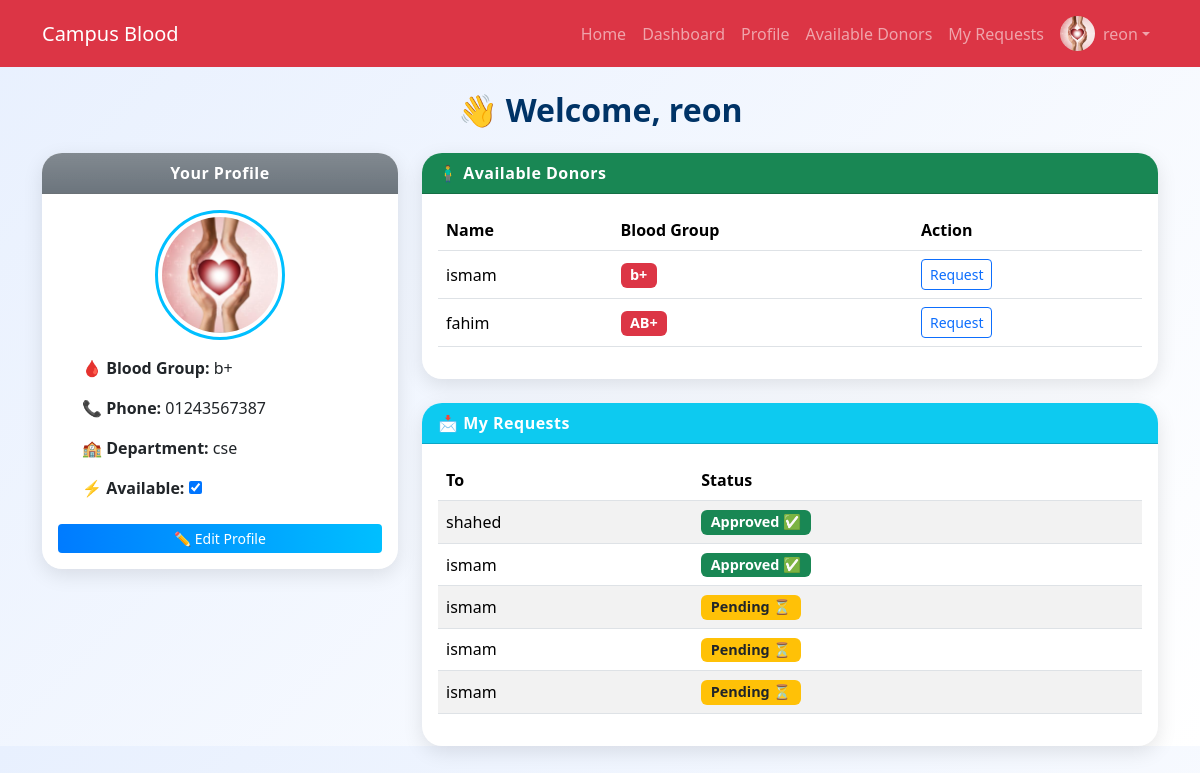
Screenshot of /dashboard/ (signed in) with the database file from the repository.
### blood/models.py (models this page shows, shortened)
class Donor(models.Model):
    user = models.OneToOneField(User, on_delete=models.CASCADE)
    blood_group = models.CharField(max_length=5)
    phone = models.CharField(max_length=15)
    department = models.CharField(max_length=100)
    available = models.BooleanField(default=True)
    last_donation_date = models.DateField(null=True, blank=True)
    donation_count = models.IntegerField(default=0)
    profile_pic = models.ImageField(upload_to='profile_pics/', null=True, blank=True)

class Request(models.Model):
    donor = models.ForeignKey(Donor, on_delete=models.CASCADE, related_name='requests')
    requester = models.ForeignKey(User, on_delete=models.CASCADE)
    reason = models.TextField(blank=True)
    date = models.DateTimeField(default=timezone.now)
    status = models.CharField(max_length=20, default="Pending")  # Pending / Approved / Rejected

### blood/views.py (the view)
# urls.py: path('dashboard/', views.dashboard, name='dashboard'),
@login_required
def dashboard(request):
    user = request.user
    try:
        donor_profile = Donor.objects.get(user=user)
    except Donor.DoesNotExist:
        donor_profile = None
    donors = Donor.objects.filter(available=True).exclude(user=user)
    my_requests = Request.objects.filter(requester=user) if 'Request' in globals() else []
    context = {
        'donor_profile': donor_profile,
        'donors': donors,
        'my_requests': my_requests,
    }
    return render(request, 'blood/dashboard.html', context)

### blood/templates/blood/dashboard.html (shortened to what this page needs)
{% extends 'blood/base.html' %}
{% block content %}
<h2 class="text-center mb-4">👋 Welcome, {{ request.user.username }}</h2>
<div class="row g-4">
    <div class="col-lg-4">
        <div class="card dashboard-card">
            <div class="card-header bg-gradient bg-secondary text-white text-center">Your Profile</div>
            <div class="card-body text-center">
                {% if donor_profile %}
                    <div class="mb-3">
                        {% if donor_profile.profile_pic %}
                            <img src="{{ donor_profile.profile_pic.url }}" class="rounded-circle img-thumbnail" style="width:130px; height:130px; object-fit:cover;">
                        {% else %}
                            <img src="https://via.placeholder.com/130" class="rounded-circle img-thumbnail" style="width:130px; height:130px; object-fit:cover;">
                        {% endif %}
                    </div>
                    <div class="text-start ps-4">
                        <p><strong>🩸 Blood Group:</strong> {{ donor_profile.blood_group }}</p>
                        <p><strong>📞 Phone:</strong> {{ donor_profile.phone }}</p>
                        <p><strong>🏫 Department:</strong> {{ donor_profile.department }}</p>
                        <p>
                            <strong>⚡ Available:</strong>
                            <input type="checkbox" id="availabilityToggle" {% if donor_profile.available %}checked{% endif %}>
                        </p>
                    </div>
                    <a href="{% url 'edit_profile' %}" class="btn btn-primary btn-sm mt-2 w-100">✏️ Edit Profile</a>
                {% else %}
                    <p>You don’t have a profile yet.</p>
                    <a href="{% url 'create_donor_profile' %}" class="btn btn-primary btn-sm">Create Profile</a>
                {% endif %}
            </div>
        </div>
    </div>
    <div class="col-lg-8">
        <div class="card dashboard-card">
            <div class="card-header bg-success text-white">🧍‍♂️ Available Donors</div>
            <div class="card-body">
                {% if donors %}
                <table class="table table-hover align-middle">
                    <thead>
                        <tr>
                            <th>Name</th>
                            <th>Blood Group</th>
                            <th>Action</th>
                        </tr>
                    </thead>
                    <tbody>
                        {% for donor in donors %}
                        <tr>
                            <td>{{ donor.user.username }}</td>
                            <td><span class="badge bg-danger">{{ donor.blood_group }}</span></td>
                            <td>
                                {% if donor != donor_profile %}
                                    <a href="{% url 'request_donor' donor.id %}" class="btn btn-sm btn-outline-primary">Request</a>
                                {% else %}
                                    <span class="text-muted">Your Profile</span>
                                {% endif %}
                            </td>
                        </tr>
                        {% endfor %}
                    </tbody>
                </table>
                {% else %}
                    <p class="text-center text-muted">No donors available currently.</p>
                {% endif %}
            </div>
        </div>
        <div class="card dashboard-card mt-4">
            <div class="card-header bg-info text-white">📩 My Requests</div>
            <div class="card-body">
                {% if my_requests %}
                <table class="table table-striped align-middle">
                    <thead>
                        <tr>
                            <th>To</th>
                            <th>Status</th>
                        </tr>
                    </thead>
                    <tbody>
                        {% for req in my_requests %}
                        <tr>
                            <td>{{ req.donor.user.username }}</td>
                            <td>
                                {% if req.status == 'Pending' %}
                                    <span class="badge bg-warning text-dark">Pending ⏳</span>
                                {% elif req.status == 'Approved' %}
                                    <span class="badge bg-success">Approved ✅</span>
                                {% else %}
                                    <span class="badge bg-danger">Declined ❌</span>
                                {% endif %}
                            </td>
                        </tr>
                        {% endfor %}
                    </tbody>
                </table>
                {% else %}
                    <p class="text-center text-muted">You haven’t made any requests yet.</p>
                {% endif %}
            </div>
        </div>
    </div>
</div>
{% endblock %}

### blood/templates/blood/base.html (shortened to what this page needs)
<!DOCTYPE html>
<html lang="en">
<head>
    <link href="https://cdn.jsdelivr.net/npm/bootstrap@5.3.2/dist/css/bootstrap.min.css" rel="stylesheet">
</head>
<body class="bg-light">
<nav class="navbar navbar-expand-lg navbar-dark bg-danger">
    <div class="container">
        <a class="navbar-brand" href="{% url 'dashboard' %}">Campus Blood</a>
        <div class="collapse navbar-collapse" id="navbarNav">
            <ul class="navbar-nav ms-auto align-items-center">
                <li class="nav-item"><a class="nav-link" href="{% url 'home' %}">Home</a></li>
                {% if user.is_authenticated %}
                    <li class="nav-item"><a class="nav-link" href="{% url 'dashboard' %}">Dashboard</a></li>
                    <li class="nav-item"><a class="nav-link" href="{% url 'profile' %}">Profile</a></li>
                    <li class="nav-item"><a class="nav-link" href="{% url 'donor_list' %}">Available Donors</a></li>
                    <li class="nav-item"><a class="nav-link" href="{% url 'donor_requests' %}">My Requests</a></li>
                    <li class="nav-item dropdown">
                        <a class="nav-link dropdown-toggle d-flex align-items-center" href="#" id="navbarDropdown" role="button" data-bs-toggle="dropdown" aria-expanded="false">
                            {% if user.donor.profile_pic %}
                                <img src="{{ user.donor.profile_pic.url }}" alt="Profile" class="navbar-profile-pic me-2">
                            {% else %}
                                <img src="https://via.placeholder.com/35" alt="Profile" class="navbar-profile-pic me-2">
                            {% endif %}
                            {{ user.username }}
                        </a>
                    </li>
                {% else %}
                    <li class="nav-item"><a class="nav-link" href="{% url 'login' %}">Login</a></li>
                    <li class="nav-item"><a class="nav-link" href="{% url 'register' %}">Register</a></li>
                {% endif %}
            </ul>
        </div>
    </div>
</nav>
<div class="container mt-4">
    {% block content %}{% endblock %}
</div>
</body>
</html>

### blood/templates/blood/base.html (style rules this page uses)
.navbar-profile-pic { width: 35px; height: 35px; object-fit: cover; border-radius: 50%; }

### blood/templates/blood/dashboard.html (style rules this page uses)
body { background: linear-gradient(135deg, #e8f0fe 0%, #ffffff 100%); }
.dashboard-card { border: none; border-radius: 20px; box-shadow: 0 6px 20px rgba(0, 0, 0, 0.1); backdrop-filter: blur(10px); transition: transform 0.3s ease, box-shadow 0.3s ease; }
.card-header { border-radius: 20px 20px 0 0 !important; font-weight: 600; letter-spacing: 0.5px; }
.table thead { background: #f7f7f7; }
.btn-primary { background: linear-gradient(90deg, #007bff, #00bfff); border: none; }
.rounded-circle { border: 3px solid #00bfff; }
.badge { font-size: 0.9rem; }
h2 { font-weight: 700; color: #003366; }

### rows the page displays
Donor: profile_pic (picture), blood_group "b+", phone "01243567387", department "cse", available "☑"
Donor: user.username "ismam", blood_group "b+", shows "Request"
Donor: user.username "fahim", blood_group "AB+", shows "Request"
Request: donor.user.username "shahed", status "Approved ✅"
Request: donor.user.username "ismam", status "Approved ✅"
Request: donor.user.username "ismam", status "Pending ⏳"
Request: donor.user.username "ismam", status "Pending ⏳"
Request: donor.user.username "ismam", status "Pending ⏳"

### other values shown
{{ user.username }} "reon"
{{ request.user.username }} "reon"
